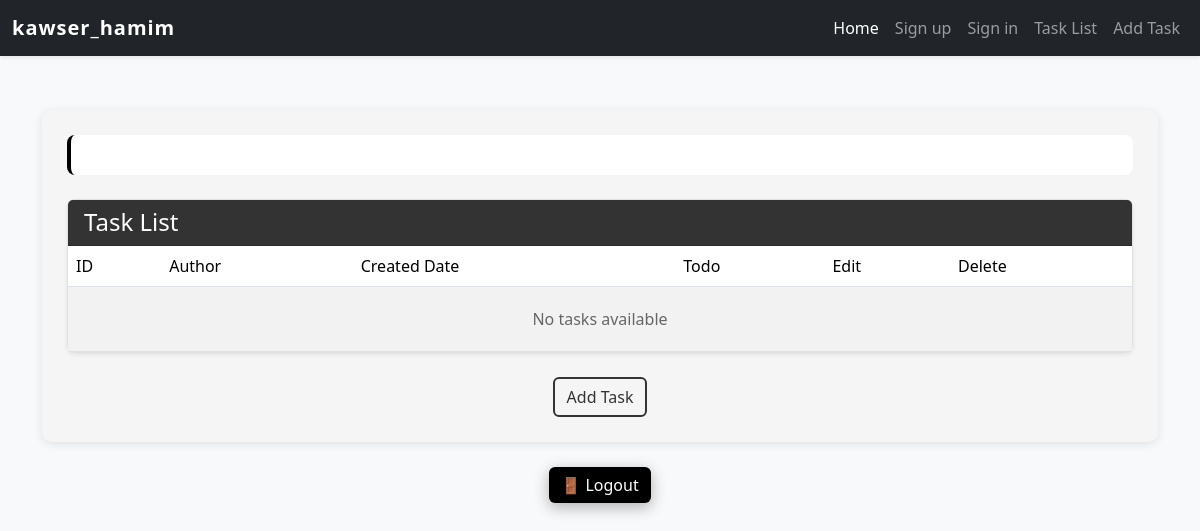
Before: /tasks/my-todo/ (signed in) with the older database file.
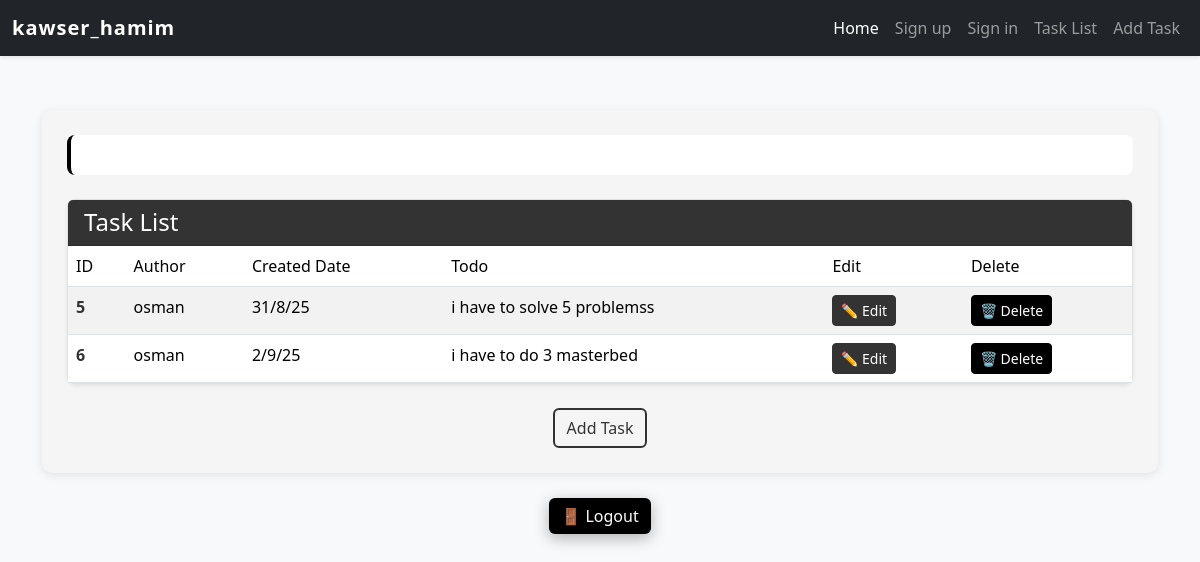
After: the same page with the newer database file.
### tasks/models.py (models this page shows)
class Task(models.Model):
    user = models.ForeignKey(User, on_delete=models.CASCADE)
    created_date = models.CharField(max_length=12)
    task = models.TextField()
    created_at = models.DateTimeField(auto_now_add=True)
    updated_at = models.DateTimeField(auto_now=True)

### tasks/views.py (the view)
# urls.py: path('my-todo/', views.my_todo_view, name='my_todo_view'),
@login_required
def my_todo_view(request):
    tasks = models.Task.objects.filter(user=request.user)
    return render(request, 'tasks/list.html', {'tasks': tasks})

### tasks/templates/tasks/list.html (shortened to what this page needs)
{% extends 'base.html' %}
{% load crispy_forms_tags %}
{% block content %}
<div class="container mt-4" style="background-color: #f5f5f5; padding: 25px; border-radius: 10px; box-shadow: 0 2px 10px rgba(0,0,0,0.1);">
  <form method="post" class="mb-4" style="background: white; padding: 20px; border-radius: 8px; border-left: 4px solid #000000;">
  </form>
  <div class="card shadow-sm" style="border-radius: 8px; border: 1px solid #e0e0e0;">
    <div class="card-header" style="background-color: #333333; color: white;">
      <h4 class="mb-0">Task List</h4>
    </div>
    <table class="table table-striped mb-0">
      <thead>
        <tr style="background-color: #f0f0f0;">
          <th scope="col" style="color: #000000; font-weight: 500;">ID</th>
          <th scope="col" style="color: #000000; font-weight: 500;">Author</th>
          <th scope="col" style="color: #000000; font-weight: 500;">Created Date</th>
          <th scope="col" style="color: #000000; font-weight: 500;">Todo</th>
          <th scope="col" style="color: #000000; font-weight: 500;">Edit</th>
          <th scope="col" style="color: #000000; font-weight: 500;">Delete</th>
        </tr>
      </thead>
      <tbody>
        {% for task in tasks %}
          <tr>
            <th scope="row" style="color: #333333;">{{ task.id }}</th>
            <td>{{ task.user.username }}</td>
            <td>{{ task.created_date }}</td>
            <td>{{ task.task }}</td>
            <td>
              <a href="{% url 'update_task_view' task.id %}" class="btn btn-sm" style="background-color: #333333; border-color: #333333; color: white;">
                ✏️ Edit
              </a>
            </td>
            <td>
              <a href="{% url 'delete_task_view' task.id %}" class="btn btn-danger btn-sm" style="background-color: #000000; border-color: #000000;">
                🗑️ Delete
              </a>
            </td>
          </tr>
        {% empty %}
        <tr>
          <td colspan="6" class="text-center" style="padding: 20px; color: #666666;">
            No tasks available
          </td>
        </tr>
        {% endfor %}
      </tbody>
    </table>
  </div>
  <div class="text-center mt-4">
     <a href="{% url 'create_task_view' %}" class="btn btn-outline-danger" style="border-width: 2px; font-weight: 500; border-color: #333333; color: #333333;">
      Add Task
    </a>
  </div>
</div>
<br>
 <h3 class="text-center"> <a href="{% url 'logout' %}" class="btn btn-danger"
           style="background: #000000; border: none; box-shadow: 0 4px 15px rgba(0,0,0,0.3);">
            <span style="color: white;">🚪 Logout</span>
        </a></h3>
{% endblock %}

### templates/base.html (shortened to what this page needs)
{% load static %}
<!DOCTYPE html>
<html lang="en">
<head>
    <link rel="stylesheet" href="https://cdn.jsdelivr.net/npm/bootstrap@5.3.2/dist/css/bootstrap.min.css">
</head>
<body>
    <nav class="navbar navbar-expand-lg navbar-dark bg-dark shadow-sm">
        <div class="container-fluid">
            <a class="navbar-brand" href="{% url 'home' %}">kawser_hamim</a>
            <div class="collapse navbar-collapse" id="navbarNav">
                <ul class="navbar-nav ms-auto">
                    <li class="nav-item">
                        <a class="nav-link active" href="{% url 'home' %}">Home</a>
                    </li>
                    <li class="nav-item">
                        <a class="nav-link" href="{% url 'signup_view' %}">Sign up</a>
                    </li>
                    <li class="nav-item">
                        <a class="nav-link" href="{% url 'login_view' %}">Sign in</a>
                    </li>
                    <li class="nav-item">
                        <a class="nav-link" href="{% url 'my_todo_view' %}">Task List</a>
                    </li>
                    <li class="nav-item">
                        <a class="nav-link" href="{% url 'create_task_view' %}">Add Task</a>
                    </li>
                </ul>
            </div>
        </div>
    </nav>
    <div class="container">
        {% block content %}{% endblock %}
    </div>
</body>
</html>

### templates/base.html (style rules this page uses)
body { background-color: #f8f9fa; }
.navbar-brand { font-weight: bold; letter-spacing: 1px; }
.nav-link { transition: 0.3s ease; }
.container { padding-top: 30px; }

Changed rows visible on the page:
added Task: id "5", user.username "osman", created_date "31/8/25", task "i have to solve 5 problemss"
added Task: id "6", user.username "osman", created_date "2/9/25", task "i have to do 3 masterbed"
Other visible differences:
text no longer shown: "No tasks available"
